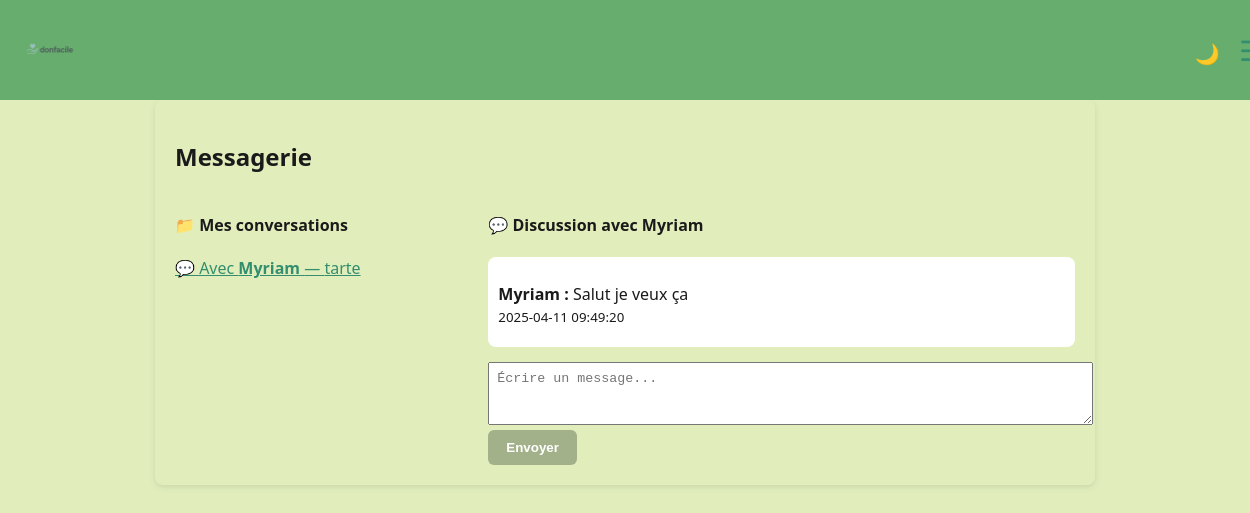
/messages?donation_id=2&receiver_id=2 (signed in), run on an earlier commit of the app's database.
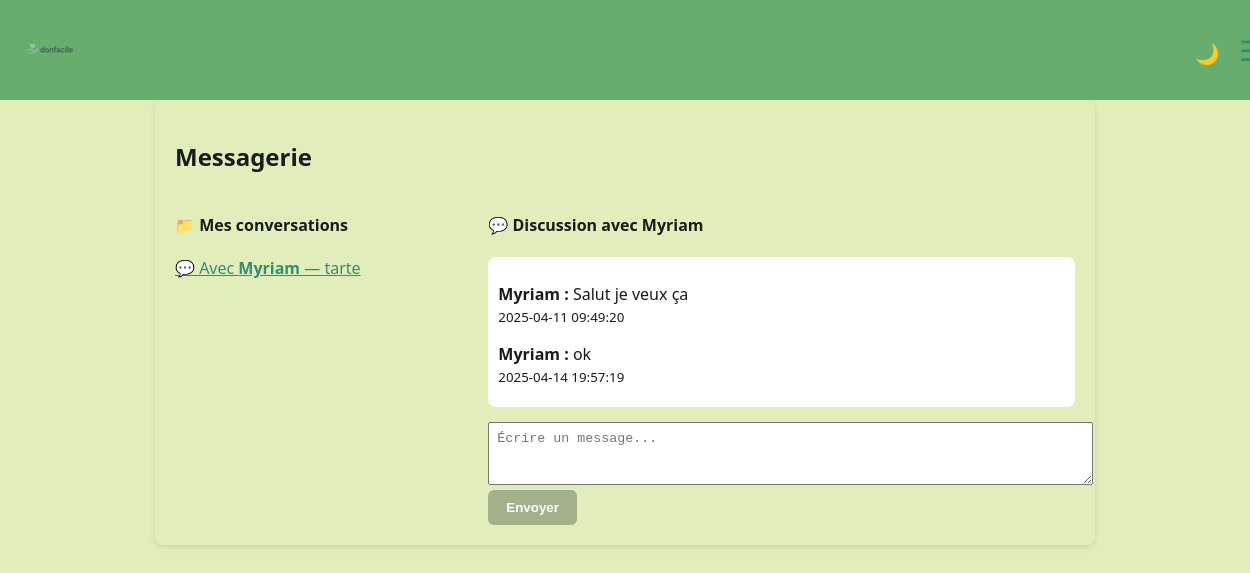
And on a later commit of the database.
### tables this page shows
CREATE TABLE users (
                    id INTEGER PRIMARY KEY AUTOINCREMENT,
                    name TEXT NOT NULL,
                    email TEXT UNIQUE NOT NULL,
                    password TEXT NOT NULL
                , profile_pic TEXT);

CREATE TABLE donations (
                    id INTEGER PRIMARY KEY AUTOINCREMENT,
                    user_id INTEGER NOT NULL,
                    title TEXT NOT NULL,
                    description TEXT,
                    category TEXT,
                    location TEXT,
                    created_at TIMESTAMP DEFAULT CURRENT_TIMESTAMP, image TEXT, latitude REAL, longitude REAL,
                    FOREIGN KEY (user_id) REFERENCES users(id)
                );

CREATE TABLE messages (
            id INTEGER PRIMARY KEY AUTOINCREMENT,
            sender_id INTEGER NOT NULL,
            receiver_id INTEGER NOT NULL,
            donation_id INTEGER,
            content TEXT NOT NULL,
            sent_at TIMESTAMP DEFAULT CURRENT_TIMESTAMP, is_read INTEGER DEFAULT 0,
            FOREIGN KEY (sender_id) REFERENCES users(id),
            FOREIGN KEY (receiver_id) REFERENCES users(id),
            FOREIGN KEY (donation_id) REFERENCES donations(id)
        );

### app.py (the view)
@app.route('/messages', methods=['GET', 'POST'])
def messages():
    if 'user_id' not in session:
        return redirect(url_for('login'))
    user_id = session['user_id']
    receiver_id = request.args.get('receiver_id', type=int)
    donation_id = request.args.get('donation_id', type=int)
    conn = sqlite3.connect('database.db')
    c = conn.cursor()
    if request.method == 'POST' and receiver_id and donation_id:
        content = request.form['message']
        if content.strip():
            c.execute('''INSERT INTO messages (sender_id, receiver_id, donation_id, content)
                         VALUES (?, ?, ?, ?)''', (user_id, receiver_id, donation_id, content))
            conn.commit()
    c.execute('''
        SELECT DISTINCT
            CASE WHEN sender_id = ? THEN receiver_id ELSE sender_id END AS other_user,
            donation_id
        FROM messages
        WHERE sender_id = ? OR receiver_id = ?
        ORDER BY donation_id DESC
    ''', (user_id, user_id, user_id))
    threads = c.fetchall()
    discussions = []
    for other_user_id, don_id in threads:
        c.execute("SELECT name FROM users WHERE id = ?", (other_user_id,))
        other_name = c.fetchone()
        other_name = other_name[0] if other_name else "Utilisateur inconnu"
        c.execute("SELECT title FROM donations WHERE id = ?", (don_id,))
        don = c.fetchone()
        don_title = don[0] if don else "Don supprimé"
        discussions.append({
            "user_id": other_user_id,
            "user_name": other_name,
            "donation_id": don_id,
            "donation_title": don_title
        })
    chat_messages = []
    receiver_name = None
    if receiver_id and donation_id:
        c.execute('''
            SELECT sender_id, content, sent_at FROM messages
            WHERE donation_id = ?
            AND ((sender_id = ? AND receiver_id = ?) OR (sender_id = ? AND receiver_id = ?))
            ORDER BY sent_at ASC
        ''', (donation_id, user_id, receiver_id, receiver_id, user_id))
        chat_messages = c.fetchall()
        c.execute("SELECT name FROM users WHERE id = ?", (receiver_id,))
        r = c.fetchone()
        receiver_name = r[0] if r else "Utilisateur inconnu"
    conn.close()
    return render_template("messages.html", discussions=discussions, chat_messages=chat_messages,
                           receiver_id=receiver_id, donation_id=donation_id, receiver_name=receiver_name)
    return redirect(url_for('messages', donation_id=donation_id, receiver_id=receiver_id))

### app.py (called while the page is built)
@app.context_processor
def inject_unread_count():
    if 'user_id' in session:
        conn = sqlite3.connect('database.db')
        c = conn.cursor()
        c.execute('SELECT COUNT(*) FROM messages WHERE receiver_id = ? AND is_read = 0', (session['user_id'],))
        count = c.fetchone()[0]
        conn.close()
        return {'unread_count': count}
    return {'unread_count': 0}

### templates/messages.html
{% extends 'base.html' %}
{% block content %}
<h2>Messagerie</h2>
<div style="display: flex; flex-wrap: wrap; gap: 20px;">
    <div style="flex: 1; min-width: 250px;">
        <h4>📁 Mes conversations</h4>
        {% if discussions %}
            <ul style="list-style: none; padding: 0;">
                {% for d in discussions %}
                    <li style="margin-bottom: 10px;">
                        <a href="{{ url_for('messages', donation_id=d.donation_id, receiver_id=d.user_id) }}">
                            💬 Avec <strong>{{ d.user_name }}</strong> — {{ d.donation_title }}
                        </a>
                    </li>
                {% endfor %}
            </ul>
        {% else %}
            <p>Aucune discussion pour le moment.</p>
        {% endif %}
    </div>
    {% if receiver_id and donation_id %}
    <div style="flex: 2; min-width: 350px;">
        <h4>💬 Discussion avec {{ receiver_name }}</h4>
        <div style="background: #fff; padding: 10px; border-radius: 8px; max-height: 300px; overflow-y: auto;">
            {% for msg in chat_messages %}
                <p style="margin-bottom: 10px;">
                    {% if msg[0] == session['user_id'] %}
                        <strong>Moi :</strong> {{ msg[1] }}<br><small>{{ msg[2] }}</small>
                    {% else %}
                        <strong>{{ receiver_name }} :</strong> {{ msg[1] }}<br><small>{{ msg[2] }}</small>
                    {% endif %}
                </p>
            {% endfor %}
        </div>
        <form method="POST" action="{{ url_for('messages', donation_id=donation_id, receiver_id=receiver_id) }}" style="margin-top: 15px;">
            <textarea name="message" rows="3" style="width: 100%; padding: 8px;" placeholder="Écrire un message..."></textarea><br>
            <input type="submit" value="Envoyer" class="btn-custom">
        </form>
    </div>
    {% endif %}
</div>
{% endblock %}

What changed in the data, as far as the page shows it:
added messages: {{ receiver_name }} "Myriam", content "ok", sent_at "2025-04-14 19:57:19"
